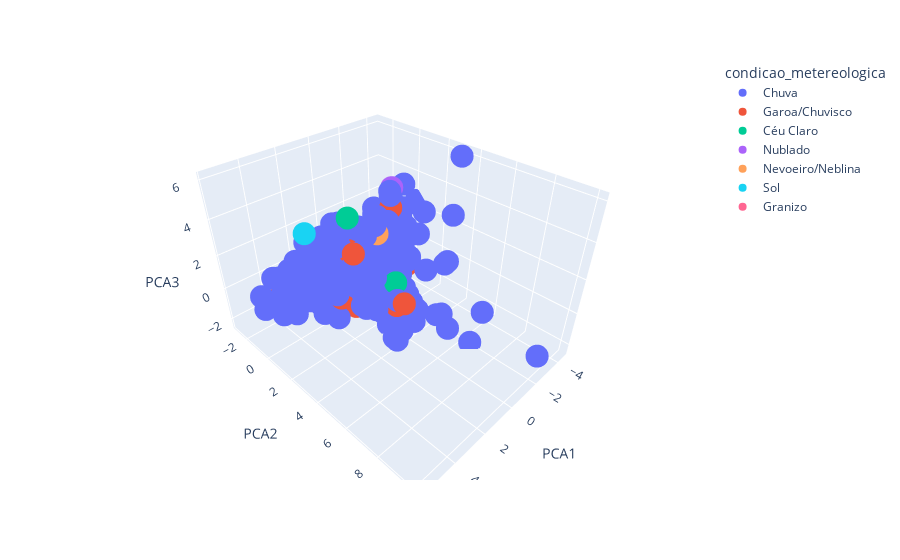

Notebook code for this chart:
### Code cell
fig = px.scatter_3d(prf_rain_data, x='PCA1', y='PCA2', z='PCA3',
              color='condicao_metereologica')
fig.show()

### Figure 1 — Plotly figure (JSON) as saved in the notebook; plotly's stock layout.template omitted (floating-point values rounded to 4 significant figures; data arrays with more than 128 entries replaced by an {"elided": "..."} marker saying what was removed)
{"data": [{"hovertemplate": "condicao_metereologica=Chuva<br>PCA1=%{x}<br>PCA2=%{y}<br>PCA3=%{z}<extra></extra>", "legendgroup": "Chuva", "marker": {"color": "#636efa", "symbol": "circle"}, "mode": "markers", "name": "Chuva", "scene": "scene", "showlegend": true, "type": "scatter3d", "x": {"elided": "1026 float values"}, "y": {"elided": "1026 float values"}, "z": {"elided": "1026 float values"}}, {"hovertemplate": "condicao_metereologica=Garoa/Chuvisco<br>PCA1=%{x}<br>PCA2=%{y}<br>PCA3=%{z}<extra></extra>", "legendgroup": "Garoa/Chuvisco", "marker": {"color": "#EF553B", "symbol": "circle"}, "mode": "markers", "name": "Garoa/Chuvisco", "scene": "scene", "showlegend": true, "type": "scatter3d", "x": [2.24, -1.712, 0.8446, 2.831, -1.413, -0.9955, -0.2661, 1.191, 0.4477, -2.909, -2.609, 2.451, 0.4241, 0.1476, 0.4322, -0.5635, -1.387, 1.065, -1.514, -1.409, -0.3713, 0.1263, 0.545, 2.089, 0.3885, 2.626, -0.9358, 2.496, 0.07683, 1.23, -1.157, 0.6282, 0.8871, -0.214, 0.297, -2.117, -2.76, 0.01204, -1.219, -0.4288, -2.175, 0.9125, 0.1976, -2.238, 1.184, 0.3517, -1.468, 1.019, -1.637, 0.2104, -1.952, -1.847, -1.826, -2.667, 0.6819, -1.509, -1.258, -0.9575, -2.849, 0.08332, -0.001571, -2.511, -3.918, 0.1924, 4.164, -0.1753, -0.3684, 0.991, 1.295, -0.2853, -0.6361, 0.01608], "y": [-0.3541, -0.3464, -0.6433, -0.4962, -0.07675, -0.4658, -1.175, -0.5544, -1.275, -1.015, -0.9664, -0.3896, 0.418, -0.1213, -0.1429, -0.7672, -0.05662, 0.167, -0.8371, -0.1365, -0.2139, 3.73, -0.2955, 1.224, -0.4761, 0.1195, -0.5202, -0.2462, 0.0006598, 1.294, -0.186, -0.9704, -0.337, 2.869, -0.6074, -0.4434, -1.459, 1.162, -0.2015, -0.9766, 1.679, 0.3765, -0.145, -0.8249, -0.06646, -1.544, -0.7772, -0.2642, -0.4769, -0.8307, -2.026, -0.6685, -0.2887, -0.448, 0.2374, -0.03327, -0.8884, -0.2698, -0.6264, -1.494, 0.3075, 0.1045, -1.401, -0.4132, -0.9553, -0.3796, 0.3435, 0.6293, 1.373, 0.8543, -0.9754, -0.3459], "z": [-0.5448, 0.2076, 1.484, 1.044, 1.001, -0.4444, -0.5322, 0.05066, -0.05579, 1.123, 1.394, -0.4908, 1.511, -0.8574, -0.01577, -0.7833, 0.8412, -0.4551, -0.4886, -0.3191, -0.1978, -0.3898, -0.5004, -0.3282, -1.151, -0.2015, -0.682, 0.3292, 0.03564, -1.331, -0.3958, -1.375, 0.5561, -1.195, -1.34, 0.7921, -0.1355, -1.116, -0.7162, 0.7513, -0.1298, 1.858, 0.4587, 0.1373, -0.6118, -0.1536, -0.4077, -0.1094, -1.135, -0.5302, -1.072, 1.487, 0.7633, 1.495, 1.205, -0.9291, -0.7331, -0.5836, 0.3116, -0.9316, 0.9028, 2.647, 0.9196, 1.396, -0.1018, -1.359, -1.094, 1.751, 2.044, -1.024, -0.8275, 0.2212]}, {"hovertemplate": "condicao_metereologica=Céu Claro<br>PCA1=%{x}<br>PCA2=%{y}<br>PCA3=%{z}<extra></extra>", "legendgroup": "Céu Claro", "marker": {"color": "#00cc96", "symbol": "circle"}, "mode": "markers", "name": "Céu Claro", "scene": "scene", "showlegend": true, "type": "scatter3d", "x": [1.206, 2.978, 0.2969, 0.9523, 1.513, 0.09564, 2.0, 3.03, 0.5793, -3.185, -1.748, -2.107, -0.2682, 3.028], "y": [-0.7093, 0.0224, -0.3559, -1.364, -0.7192, -0.8527, 0.1854, -1.199, 0.1846, -0.7778, -0.0905, 0.7266, 2.725, -0.08824], "z": [-1.013, -0.1579, -0.7644, -1.228, -0.3467, 0.06353, 0.4673, 0.4915, 3.286, 1.325, 0.9793, 0.7569, 0.1915, 0.2521]}, {"hovertemplate": "condicao_metereologica=Nublado<br>PCA1=%{x}<br>PCA2=%{y}<br>PCA3=%{z}<extra></extra>", "legendgroup": "Nublado", "marker": {"color": "#ab63fa", "symbol": "circle"}, "mode": "markers", "name": "Nublado", "scene": "scene", "showlegend": true, "type": "scatter3d", "x": [2.891, -2.824, 1.718, 0.2963, 0.1751, -0.7514, 1.641, -1.767, 1.452, 2.251, -1.475, -1.742, 4.244, 3.175, 0.5752, -3.509, -0.206, 2.758], "y": [-0.9776, -0.9734, -0.5452, 0.7613, -0.3627, -0.3535, 0.03864, -1.183, -0.5845, 0.5906, -0.6701, 0.065, -0.7527, -0.6799, -0.7351, -0.8246, 0.1536, -0.3228], "z": [0.3271, -0.2457, -0.1332, 0.3429, -1.074, -0.1978, 1.404, -1.282, 0.5227, -0.1033, -0.5729, 0.2086, -0.3232, 0.5141, -0.5273, 3.179, -0.09037, 0.4043]}, {"hovertemplate": "condicao_metereologica=Nevoeiro/Neblina<br>PCA1=%{x}<br>PCA2=%{y}<br>PCA3=%{z}<extra></extra>", "legendgroup": "Nevoeiro/Neblina", "marker": {"color": "#FFA15A", "symbol": "circle"}, "mode": "markers", "name": "Nevoeiro/Neblina", "scene": "scene", "showlegend": true, "type": "scatter3d", "x": [-0.5789, 1.014, -2.611], "y": [1.069, -1.109, -1.26], "z": [2.263, -0.5335, -0.6336]}, {"hovertemplate": "condicao_metereologica=Sol<br>PCA1=%{x}<br>PCA2=%{y}<br>PCA3=%{z}<extra></extra>", "legendgroup": "Sol", "marker": {"color": "#19d3f3", "symbol": "circle"}, "mode": "markers", "name": "Sol", "scene": "scene", "showlegend": true, "type": "scatter3d", "x": [3.084], "y": [0.04487], "z": [3.396]}, {"hovertemplate": "condicao_metereologica=Granizo<br>PCA1=%{x}<br>PCA2=%{y}<br>PCA3=%{z}<extra></extra>", "legendgroup": "Granizo", "marker": {"color": "#FF6692", "symbol": "circle"}, "mode": "markers", "name": "Granizo", "scene": "scene", "showlegend": true, "type": "scatter3d", "x": [-1.418], "y": [0.8816], "z": [-0.1711]}], "layout": {"legend": {"title": {"text": "condicao_metereologica"}, "tracegroupgap": 0}, "margin": {"t": 60}, "scene": {"domain": {"x": [0, 1], "y": [0, 1]}, "xaxis": {"title": {"text": "PCA1"}}, "yaxis": {"title": {"text": "PCA2"}}, "zaxis": {"title": {"text": "PCA3"}}}}}
